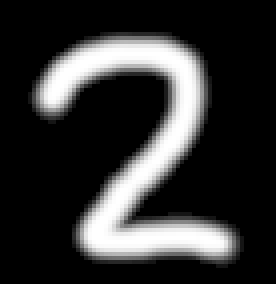
#> input picture dasi (aids)/refr_dsai_script/notebooks/data/franks_two.png, 69 x 71 px (shown 4 times larger)
$ jupyter execute --allow-errors 10_3_mnist_classification.ipynb   (shell and % lines are left out)
#> lines starting #> are read from the running program, lines starting #| are printed output that depends on the picture
REFR - Prof. Franz Reichel

DSAI - 4XHIF Klasse

---

# MNIST – Klassifikation der Ziffern 0–9 (Supervised Learning)

Dieses Notebook zeigt ein einfaches Klassifikationsbeispiel mit dem bekannten **MNIST Dataset**.
> MNIST = Modified National Institute of Standards and Technology

Wir trainieren ein Modell zur Erkennung handgeschriebener Zahlen 0–9.

[cell 1]
import numpy as np
import matplotlib.pyplot as plt
from sklearn.datasets import fetch_openml
from sklearn.model_selection import train_test_split
from sklearn.linear_model import LogisticRegression
from sklearn.metrics import classification_report, accuracy_score
from sklearn.pipeline import make_pipeline
from sklearn.preprocessing import StandardScaler

## 1. MNIST Dataset laden

#> (a cell that did not finish here is left out)

## 2. Beispielbilder anzeigen

[cell 3]
fig, axes = plt.subplots(1, 10, figsize=(12, 2))
#> (the rest of this cell did not finish here and is left out)

## 3. Train/Test-Split

#> (a cell that did not finish here is left out)

## 4. Modell trainieren – Logistic Regression

[cell 5]
#model = LogisticRegression(max_iter=5000)

model = make_pipeline(
    StandardScaler(),
    LogisticRegression(max_iter=10000)
)

#> (the rest of this cell did not finish here and is left out)

## 5. Klassifikationsbericht

#> (a cell that did not finish here is left out)

## 6. Beispielvorhersage

[cell 7]
from PIL import Image, ImageOps
import numpy as np
import matplotlib.pyplot as plt

# -------------------------------------------------------
# Pfad zu deinem eigenen Bild
# -------------------------------------------------------
#custom_path = "./data/my_digit.png"   # <-- HIER DEIN BILD EINTRAGEN
custom_path = ("./data/franks_two.png")

# -------------------------------------------------------
# Bild laden
# -------------------------------------------------------
img = Image.open(custom_path)
#> img is the input picture: PIL image 69x71 RGBA; mean R, G, B, A 50.7, 50.7, 50.7, 255


# -------------------------------------------------------
# 1) in Graustufen umwandeln
# 2) auf 28×28 Pixel skalieren
# 3) invertieren (schwarzer Hintergrund wie MNIST)
# -------------------------------------------------------
img = img.convert("L")                 # Graustufen
#> img: PIL image 69x71 L
img = img.resize((28, 28))             # Größe anpassen
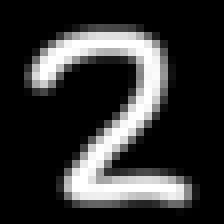
#> img: PIL image 28x28 L (shown 8 times larger); min 0, max 255, mean 50.9
#img = ImageOps.invert(img)             # MNIST: weiß = Zahl

# -------------------------------------------------------
# In numpy umwandeln
# -------------------------------------------------------
img_arr = np.array(img)

plt.imshow(img_arr, cmap="gray")
plt.title("Vorverarbeitetes Bild (28x28)")
plt.axis("off")
plt.show()

# -------------------------------------------------------
# Flatten wie bei MNIST
# -------------------------------------------------------
img_flat = img_arr.reshape(1, -1)  # (1, 784)

# -------------------------------------------------------
# Vorhersage
# -------------------------------------------------------
#> (the rest of this cell did not finish here and is left out)


$ run again, with dasi (aids)/refr_dsai_script/notebooks/data/franks_zero.png copied over dasi (aids)/refr_dsai_script/notebooks/data/franks_two.png
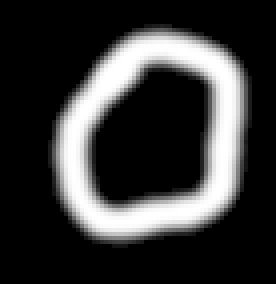
#> input picture dasi (aids)/refr_dsai_script/notebooks/data/franks_zero.png, 69 x 71 px (shown 4 times larger)
#> img is the input picture: PIL image 69x71 RGBA; mean R, G, B, A 55.1, 55.1, 55.1, 255
#> `img = img.resize((28, 28))`:
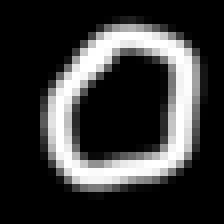
#> img: PIL image 28x28 L (shown 8 times larger); min 0, max 255, mean 55.3
